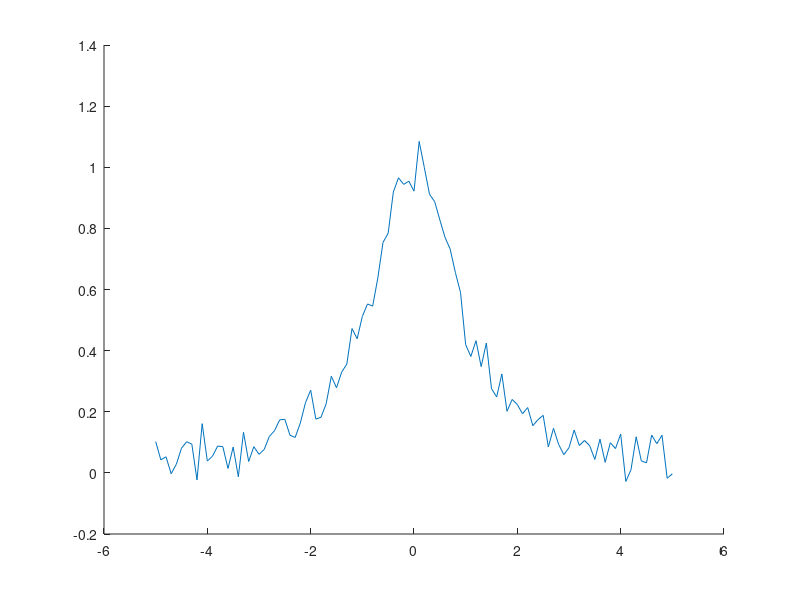
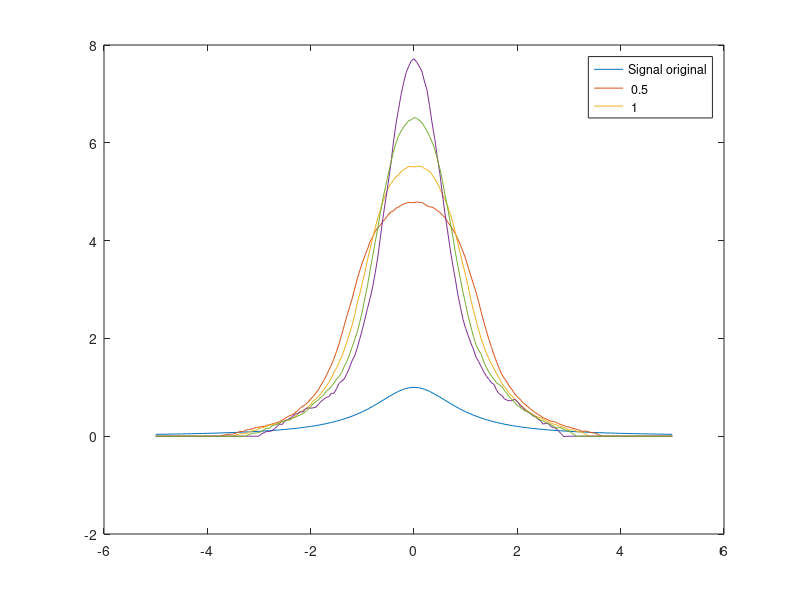
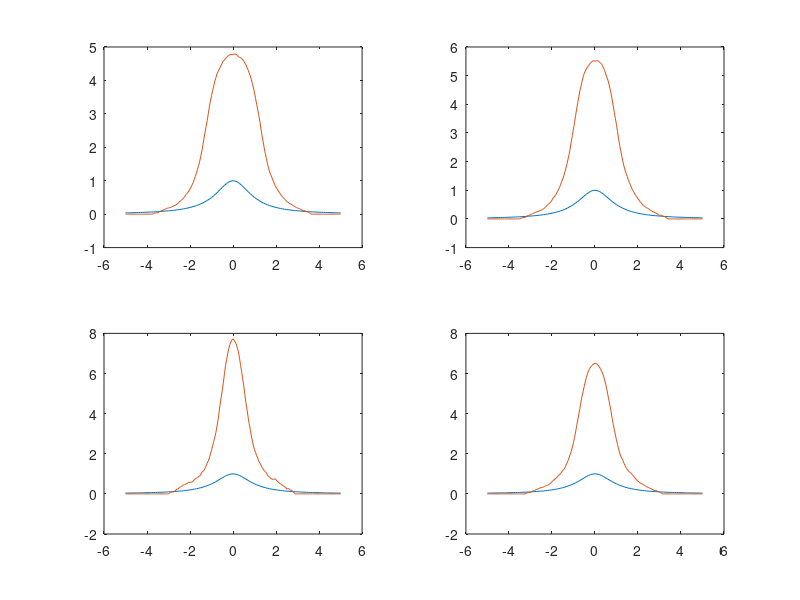

The MATLAB script that drew these images, in order:
function main ()
clear all;
close all;
hold on;

tmin=-5;tmax=5;pas=0.1;
t=[tmin:pas:tmax];
n=length(t);

f0=(1+t.^2).^(-1);
f=f0+0.05*randn(1,n);

figure(1);
plot(t,f)

f05=conv(f,porte(t,5));
f1=conv(f,porte(t,4));
f2=conv(f,porte(t,2));
f3=conv(f,porte(t,3));

figure (2);
plot(t,f0);
hold on;
pas=0.05;
t1=[tmin:pas:tmax];
plot(t1,[f05;f1;f2;f3]);
legend('Signal original',' 0.5',' 1');

figure (3);

subplot(2,2,1);
plot(t,f0);
hold on;
plot(t1,f05);


subplot(2,2,2);
plot(t,f0);
hold on;
plot(t1,f1);

subplot(2,2,3);
plot(t,f0);
hold on;
plot(t1,f2);

subplot(2,2,4);
plot(t,f0);
hold on;
plot(t1,f3);

end

function y=porte(t,a)
y=(abs(t)<a/2)/a;
end
